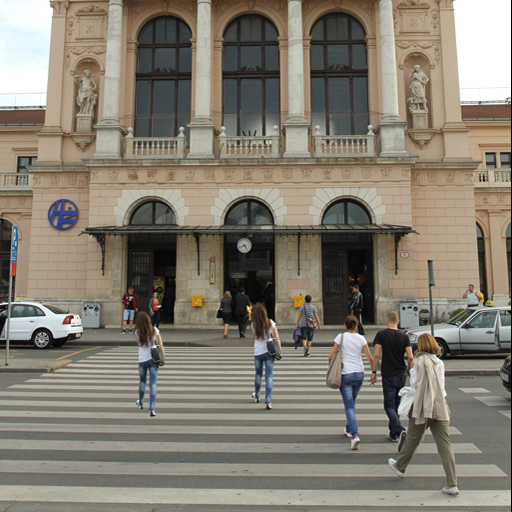
#> input picture dataset/forged/001_F.png, 512 x 512 px; its folder holds only this picture in this run
$ python verify_setup.py
#> lines starting #> are read from the running program, lines starting #| are printed output that depends on the picture; after the words box and inside, x2 and y2 are one past the last pixel; in counts of white or black regions, pixels touching at a corner belong together
### dataset_loader.py
"""
Dataset Loader and Manager for CoMoFoD dataset and custom test samples.
"""

from typing import List, Dict, Optional, Tuple, Any
from pathlib import Path
import cv2
import numpy as np


class CoMoFoDDataset:
    """
    Dataset loader for CoMoFoD image forgery dataset.
    Structure:
        dataset/
        ├── original/   (e.g., 001_O.png)
        ├── forged/     (e.g., 001_F.png)
        └── masks/      (e.g., 001_B.png)
    """

    def __init__(self, root_dir: str = "dataset"):
        self.root = Path(root_dir)
        self.orig_dir = self.root / "original"
        self.forged_dir = self.root / "forged"
        self.masks_dir = self.root / "masks"

        self.samples = self._discover_samples()

    def _discover_samples(self) -> List[Dict[str, Any]]:
        samples = []
        if not self.forged_dir.exists():
            return samples

        # Look for forged images
        forged_files = sorted(list(self.forged_dir.glob("*.png")) + list(self.forged_dir.glob("*.jpg")))

        for f_path in forged_files:
            stem = f_path.stem
            # In CoMoFoD, forged filenames typically end with _F or _F_*
            # Base ID extraction (e.g., '001_F' -> '001')
            parts = stem.split("_")
            sample_id = parts[0]

            # Find matching original
            orig_match = None
            for ext in [".png", ".jpg", ".jpeg"]:
                candidate = self.orig_dir / f"{sample_id}_O{ext}"
                if candidate.exists():
                    orig_match = candidate
                    break
                candidate_simple = self.orig_dir / f"{sample_id}{ext}"
                if candidate_simple.exists():
                    orig_match = candidate_simple
                    break

            # Find matching mask (_B for binary, or _M)
            mask_match = None
            for ext in [".png", ".jpg", ".jpeg"]:
                candidate_b = self.masks_dir / f"{sample_id}_B{ext}"
                if candidate_b.exists():
                    mask_match = candidate_b
                    break
                candidate_m = self.masks_dir / f"{sample_id}_M{ext}"
                if candidate_m.exists():
                    mask_match = candidate_m
                    break
                candidate_stem = self.masks_dir / f"{stem}{ext}"
                if candidate_stem.exists():
                    mask_match = candidate_stem
                    break

            samples.append({
                "id": sample_id,
                "name": stem,
                "forged_path": str(f_path),
                "original_path": str(orig_match) if orig_match else None,
                "mask_path": str(mask_match) if mask_match else None,
            })

        return samples

    def get_sample_names(self) -> List[str]:
        return [s["name"] for s in self.samples]

    def get_sample(self, name_or_id: str) -> Optional[Dict[str, Any]]:
#> called with name_or_id = '001_F'
        for s in self.samples:
            if s["name"] == name_or_id or s["id"] == name_or_id:
                return s
        return None

    def load_sample_images(
        self,
        sample: Dict[str, Any],
    ) -> Tuple[np.ndarray, Optional[np.ndarray], Optional[np.ndarray]]:
        """
        Load images as RGB numpy arrays.
        Returns:
            forged_rgb, original_rgb (or None), mask_gray (or None)
        """
        forged_rgb = self._read_rgb(sample["forged_path"])
        orig_rgb = self._read_rgb(sample["original_path"]) if sample.get("original_path") else None
        mask_gray = self._read_gray(sample["mask_path"]) if sample.get("mask_path") else None

        return forged_rgb, orig_rgb, mask_gray

    def _read_rgb(self, path: Optional[str]) -> Optional[np.ndarray]:
#> called with path = 'dataset/forged/001_F.png'
        if not path or not Path(path).exists():
            return None
        data = np.fromfile(path, dtype=np.uint8)
        bgr = cv2.imdecode(data, cv2.IMREAD_COLOR)
#> bgr is the input picture: shape (512, 512, 3); mean B, G, R 113.5, 125.3, 131.6
        if bgr is None:
            return None
        return cv2.cvtColor(bgr, cv2.COLOR_BGR2RGB)

    def _read_gray(self, path: Optional[str]) -> Optional[np.ndarray]:
#> called with path = 'dataset/masks/001_F.png'
        if not path or not Path(path).exists():
            return None
        data = np.fromfile(path, dtype=np.uint8)
        gray = cv2.imdecode(data, cv2.IMREAD_GRAYSCALE)
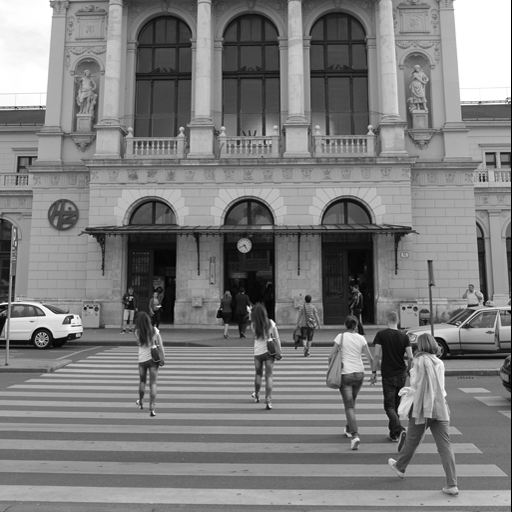
#> gray: shape (512, 512); min 0, max 255, mean 125.4
        if gray is None:
            return None
        # Threshold to clean binary 0 or 255
        _, binary = cv2.threshold(gray, 127, 255, cv2.THRESH_BINARY)
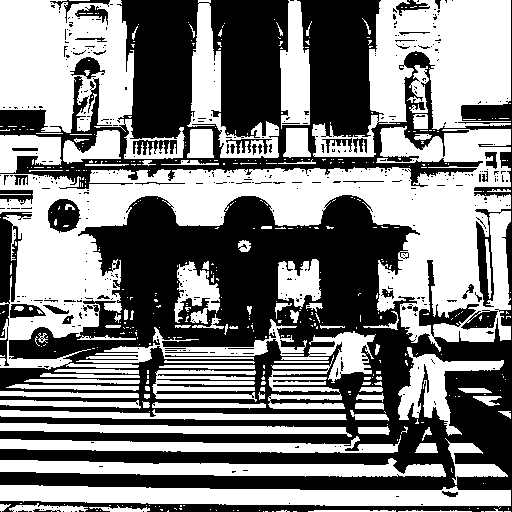
#> binary: shape (512, 512); 51.1% white; 435 black regions (390 under 20 px), largest, box (x1, y1, x2, y2) and area: (0, 0, 512, 512) 119933, (0, 212, 32, 338) 1544, (48, 199, 81, 233) 775
        return binary


# [76 lines left out: function generate_synthetic_sample, not called in this run]

### preprocessing/preprocess.py
"""
Image preprocessing routines: loading, resizing, grayscale conversion, and noise filtering.
"""

from typing import Tuple, Union, Optional
from pathlib import Path
import cv2
import numpy as np
from PIL import Image
import io


def load_image(source: Union[str, Path, bytes, io.BytesIO, np.ndarray, Image.Image]) -> np.ndarray:
    """
    Load an image from various sources (file path, raw bytes, BytesIO, PIL Image, or numpy array)
    and return an RGB uint8 numpy array.
    """
    if isinstance(source, np.ndarray):
        if source.ndim == 2:
            return cv2.cvtColor(source, cv2.COLOR_GRAY2RGB)
        elif source.shape[2] == 4:
            return cv2.cvtColor(source, cv2.COLOR_RGBA2RGB)
        elif source.shape[2] == 3:
            return source.copy()
        else:
            raise ValueError(f"Unsupported numpy image shape: {source.shape}")

    if isinstance(source, Image.Image):
        rgb_img = source.convert("RGB")
        return np.array(rgb_img)

    if isinstance(source, (bytes, bytearray)):
        nparr = np.frombuffer(source, np.uint8)
        bgr = cv2.imdecode(nparr, cv2.IMREAD_COLOR)
        if bgr is None:
            raise ValueError("Failed to decode image from byte buffer.")
        return cv2.cvtColor(bgr, cv2.COLOR_BGR2RGB)

    if isinstance(source, io.BytesIO):
        source.seek(0)
        return load_image(source.read())

    # Path or string
    path_obj = Path(source)
    if not path_obj.exists():
        raise FileNotFoundError(f"Image file not found: {source}")

    # Use cv2.imdecode with np.fromfile to handle non-ASCII/Windows paths safely
    img_data = np.fromfile(str(path_obj), dtype=np.uint8)
    bgr = cv2.imdecode(img_data, cv2.IMREAD_COLOR)
    if bgr is None:
        raise ValueError(f"Could not read image from {path_obj}")
    return cv2.cvtColor(bgr, cv2.COLOR_BGR2RGB)


def resize_image(
    image: np.ndarray,
    max_dim: Optional[int] = 1000,
    target_size: Optional[Tuple[int, int]] = None,
) -> Tuple[np.ndarray, float, float]:
    """
    Resize image to either a target size (width, height) or constrain the maximum
    dimension (width or height) to max_dim while preserving aspect ratio.

    Returns:
        resized_image: resized RGB or grayscale image
        scale_x: width scaling factor (resized_w / orig_w)
        scale_y: height scaling factor (resized_h / orig_h)
    """
    orig_h, orig_w = image.shape[:2]

    if target_size is not None:
        target_w, target_h = target_size
        resized = cv2.resize(image, (target_w, target_h), interpolation=cv2.INTER_AREA)
        return resized, target_w / orig_w, target_h / orig_h

    if max_dim is not None and max(orig_h, orig_w) > max_dim:
        scale = max_dim / float(max(orig_h, orig_w))
        new_w = max(1, int(round(orig_w * scale)))
        new_h = max(1, int(round(orig_h * scale)))
        resized = cv2.resize(image, (new_w, new_h), interpolation=cv2.INTER_AREA)
        return resized, new_w / orig_w, new_h / orig_h

    # No resize needed
    return image.copy(), 1.0, 1.0


def to_grayscale(image_rgb: np.ndarray) -> np.ndarray:
    """
    Convert RGB image to single-channel 8-bit grayscale.
    """
    if image_rgb.ndim == 2:
        return image_rgb.copy()
    return cv2.cvtColor(image_rgb, cv2.COLOR_RGB2GRAY)


def reduce_noise(
    image_gray: np.ndarray,
    method: str = "gaussian",
    kernel_size: int = 5,
    sigma: float = 1.0,
) -> np.ndarray:
    """
    Apply smoothing / noise reduction to a grayscale image.

    Args:
        image_gray: grayscale uint8 image
        method: 'gaussian', 'median', or 'bilateral'
        kernel_size: kernel size (must be odd integer >= 1)
        sigma: Gaussian sigma or filter intensity

    Returns:
        filtered grayscale uint8 image
    """
    if kernel_size <= 1:
        return image_gray.copy()

    # Ensure odd kernel size
    if kernel_size % 2 == 0:
        kernel_size += 1

    method_lower = method.lower()
    if method_lower == "gaussian":
        return cv2.GaussianBlur(image_gray, (kernel_size, kernel_size), sigmaX=sigma, sigmaY=sigma)
    elif method_lower == "median":
        return cv2.medianBlur(image_gray, kernel_size)
    elif method_lower == "bilateral":
        return cv2.bilateralFilter(image_gray, d=kernel_size, sigmaColor=75, sigmaSpace=75)
    else:
        return cv2.GaussianBlur(image_gray, (kernel_size, kernel_size), sigmaX=sigma)


def preprocess_pipeline(
    image_source: Union[str, Path, bytes, io.BytesIO, np.ndarray, Image.Image],
    max_dim: Optional[int] = 1000,
    noise_reduction: str = "gaussian",
    kernel_size: int = 5,
    sigma: float = 1.0,
) -> dict:
    """
    Execute full preprocessing pipeline.

    Returns dict containing:
        original_rgb: untouched loaded image
        resized_rgb: image scaled according to max_dim
        gray: grayscale of resized image
        filtered_gray: noise-reduced grayscale image
        scale_x, scale_y: scaling factors relative to original
    """
    original_rgb = load_image(image_source)
    resized_rgb, sx, sy = resize_image(original_rgb, max_dim=max_dim)
#> (the rest of the program and of its run is left out)
